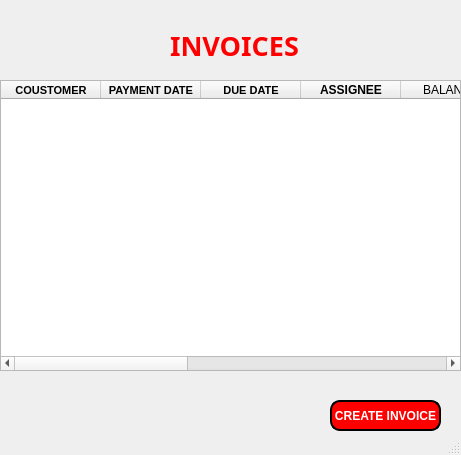
<?xml version="1.0" encoding="UTF-8"?>
<ui version="4.0">
 <class>MainWindow</class>
 <widget class="QMainWindow" name="MainWindow">
  <property name="geometry">
   <rect>
    <x>0</x>
    <y>0</y>
    <width>461</width>
    <height>455</height>
   </rect>
  </property>
  <property name="windowTitle">
   <string>MainWindow</string>
  </property>
  <property name="autoFillBackground">
   <bool>false</bool>
  </property>
  <widget class="QWidget" name="centralwidget">
   <widget class="QLabel" name="label">
    <property name="geometry">
     <rect>
      <x>170</x>
      <y>30</y>
      <width>131</width>
      <height>31</height>
     </rect>
    </property>
    <property name="font">
     <font>
      <family>Bahnschrift SemiBold</family>
      <pointsize>20</pointsize>
      <weight>75</weight>
      <bold>true</bold>
     </font>
    </property>
    <property name="styleSheet">
     <string notr="true">color :red;
border-color:white;</string>
    </property>
    <property name="text">
     <string>INVOICES</string>
    </property>
    <property name="scaledContents">
     <bool>false</bool>
    </property>
   </widget>
   <widget class="QTableWidget" name="tableWidget">
    <property name="geometry">
     <rect>
      <x>0</x>
      <y>80</y>
      <width>461</width>
      <height>291</height>
     </rect>
    </property>
    <property name="styleSheet">
     <string notr="true"/>
    </property>
    <column>
     <property name="text">
      <string>COUSTOMER</string>
     </property>
     <property name="font">
      <font>
       <pointsize>8</pointsize>
       <weight>75</weight>
       <bold>true</bold>
      </font>
     </property>
     <property name="background">
      <color>
       <red>255</red>
       <green>255</green>
       <blue>255</blue>
      </color>
     </property>
    </column>
    <column>
     <property name="text">
      <string>PAYMENT DATE</string>
     </property>
     <property name="font">
      <font>
       <pointsize>8</pointsize>
       <weight>75</weight>
       <bold>true</bold>
      </font>
     </property>
    </column>
    <column>
     <property name="text">
      <string>DUE DATE</string>
     </property>
     <property name="font">
      <font>
       <pointsize>8</pointsize>
       <weight>75</weight>
       <bold>true</bold>
      </font>
     </property>
    </column>
    <column>
     <property name="text">
      <string>ASSIGNEE</string>
     </property>
     <property name="font">
      <font>
       <weight>75</weight>
       <bold>true</bold>
      </font>
     </property>
    </column>
    <column>
     <property name="text">
      <string>BALANCE</string>
     </property>
    </column>
    <column>
     <property name="text">
      <string>PAID (AMOUNT)</string>
     </property>
     <property name="font">
      <font>
       <pointsize>8</pointsize>
       <weight>75</weight>
       <bold>true</bold>
      </font>
     </property>
    </column>
    <column>
     <property name="text">
      <string>INVOICE (NUMBER)</string>
     </property>
     <property name="font">
      <font>
       <pointsize>8</pointsize>
       <weight>75</weight>
       <bold>true</bold>
      </font>
     </property>
    </column>
    <column>
     <property name="text">
      <string>TOTAL</string>
     </property>
     <property name="font">
      <font>
       <pointsize>8</pointsize>
       <weight>75</weight>
       <bold>true</bold>
      </font>
     </property>
    </column>
    <column>
     <property name="text">
      <string>STATUS</string>
     </property>
     <property name="font">
      <font>
       <pointsize>8</pointsize>
       <weight>75</weight>
       <bold>true</bold>
      </font>
     </property>
    </column>
    <column>
     <property name="text">
      <string>INVOICE DATE</string>
     </property>
     <property name="font">
      <font>
       <pointsize>8</pointsize>
       <weight>75</weight>
       <bold>true</bold>
      </font>
     </property>
    </column>
   </widget>
   <widget class="QPushButton" name="pushButton">
    <property name="geometry">
     <rect>
      <x>330</x>
      <y>400</y>
      <width>111</width>
      <height>31</height>
     </rect>
    </property>
    <property name="font">
     <font>
      <pointsize>9</pointsize>
      <weight>75</weight>
      <bold>true</bold>
     </font>
    </property>
    <property name="styleSheet">
     <string notr="true">background-color:red;
color:white;
border-style:outset;
border-width:2px;
border-radius:10px;
border-color:white;
border-color:black;</string>
    </property>
    <property name="text">
     <string>CREATE INVOICE</string>
    </property>
   </widget>
  </widget>
  <widget class="QStatusBar" name="statusbar"/>
 </widget>
 <resources/>
 <connections/>
</ui>
